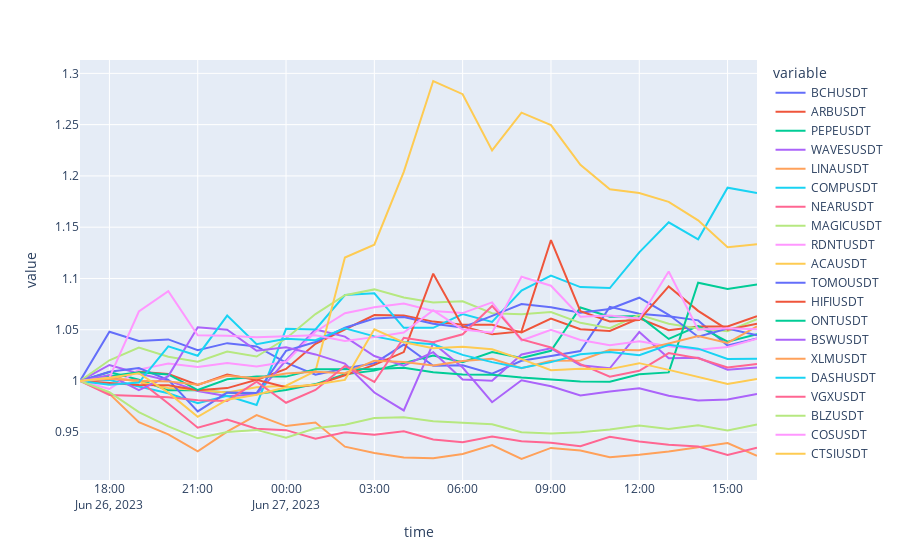
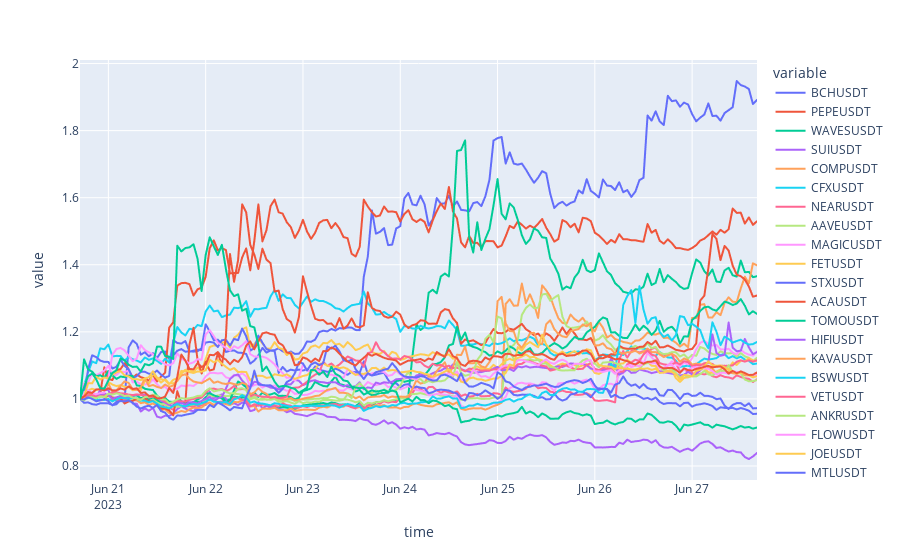

Notebook code for these charts, in order:
### Code cell
day = {k: v[-24:] for k, v in usdt_data.items()}
week = {k: v[(-24*7):] for k, v in usdt_data.items()}
rel_day = calc_relative("BTCUSDT", day)
rel_week = calc_relative("BTCUSDT", week)

diff = (rel_day < 1.05) & (rel_day > 0.95)
rel_day = rel_day.drop(columns=rel_day.columns[diff.all()])

diff = (rel_week < 1.15) & (rel_week > 0.85)
rel_week = rel_week.drop(columns=rel_week.columns[diff.all()])

fig_l = px.line(rel_day, x = rel_day.index, y = rel_day.columns)
fig_r = px.line(rel_week, x = rel_week.index, y = rel_week.columns)

fig_l.show()
fig_r.show()

### Figure 1 — Plotly figure (JSON) as saved in the notebook; plotly's stock layout.template omitted (floating-point values rounded to 4 significant figures)
{"data": [{"hovertemplate": "variable=BCHUSDT<br>time=%{x}<br>value=%{y}<extra></extra>", "legendgroup": "BCHUSDT", "line": {"color": "#636efa", "dash": "solid"}, "marker": {"symbol": "circle"}, "mode": "lines", "name": "BCHUSDT", "orientation": "v", "showlegend": true, "type": "scatter", "x": ["2023-06-26T17:00:00+00:00", "2023-06-26T18:00:00+00:00", "2023-06-26T19:00:00+00:00", "2023-06-26T20:00:00+00:00", "2023-06-26T21:00:00+00:00", "2023-06-26T22:00:00+00:00", "2023-06-26T23:00:00+00:00", "2023-06-27T00:00:00+00:00", "2023-06-27T01:00:00+00:00", "2023-06-27T02:00:00+00:00", "2023-06-27T03:00:00+00:00", "2023-06-27T04:00:00+00:00", "2023-06-27T05:00:00+00:00", "2023-06-27T06:00:00+00:00", "2023-06-27T07:00:00+00:00", "2023-06-27T08:00:00+00:00", "2023-06-27T09:00:00+00:00", "2023-06-27T10:00:00+00:00", "2023-06-27T11:00:00+00:00", "2023-06-27T12:00:00+00:00", "2023-06-27T13:00:00+00:00", "2023-06-27T14:00:00+00:00", "2023-06-27T15:00:00+00:00", "2023-06-27T16:00:00+00:00"], "xaxis": "x", "y": [1, 1.048, 1.039, 1.041, 1.03, 1.037, 1.034, 1.018, 1.006, 1.012, 1.017, 1.036, 1.015, 1.015, 1.007, 1.02, 1.024, 1.029, 1.072, 1.066, 1.063, 1.059, 1.035, 1.041], "yaxis": "y"}, {"hovertemplate": "variable=ARBUSDT<br>time=%{x}<br>value=%{y}<extra></extra>", "legendgroup": "ARBUSDT", "line": {"color": "#EF553B", "dash": "solid"}, "marker": {"symbol": "circle"}, "mode": "lines", "name": "ARBUSDT", "orientation": "v", "showlegend": true, "type": "scatter", "x": ["2023-06-26T17:00:00+00:00", "2023-06-26T18:00:00+00:00", "2023-06-26T19:00:00+00:00", "2023-06-26T20:00:00+00:00", "2023-06-26T21:00:00+00:00", "2023-06-26T22:00:00+00:00", "2023-06-26T23:00:00+00:00", "2023-06-27T00:00:00+00:00", "2023-06-27T01:00:00+00:00", "2023-06-27T02:00:00+00:00", "2023-06-27T03:00:00+00:00", "2023-06-27T04:00:00+00:00", "2023-06-27T05:00:00+00:00", "2023-06-27T06:00:00+00:00", "2023-06-27T07:00:00+00:00", "2023-06-27T08:00:00+00:00", "2023-06-27T09:00:00+00:00", "2023-06-27T10:00:00+00:00", "2023-06-27T11:00:00+00:00", "2023-06-27T12:00:00+00:00", "2023-06-27T13:00:00+00:00", "2023-06-27T14:00:00+00:00", "2023-06-27T15:00:00+00:00", "2023-06-27T16:00:00+00:00"], "xaxis": "x", "y": [1, 1.001, 1.009, 1.007, 0.9962, 1.006, 1.001, 1.012, 1.036, 1.051, 1.064, 1.064, 1.058, 1.055, 1.055, 1.047, 1.061, 1.051, 1.049, 1.061, 1.05, 1.053, 1.053, 1.063], "yaxis": "y"}, {"hovertemplate": "variable=PEPEUSDT<br>time=%{x}<br>value=%{y}<extra></extra>", "legendgroup": "PEPEUSDT", "line": {"color": "#00cc96", "dash": "solid"}, "marker": {"symbol": "circle"}, "mode": "lines", "name": "PEPEUSDT", "orientation": "v", "showlegend": true, "type": "scatter", "x": ["2023-06-26T17:00:00+00:00", "2023-06-26T18:00:00+00:00", "2023-06-26T19:00:00+00:00", "2023-06-26T20:00:00+00:00", "2023-06-26T21:00:00+00:00", "2023-06-26T22:00:00+00:00", "2023-06-26T23:00:00+00:00", "2023-06-27T00:00:00+00:00", "2023-06-27T01:00:00+00:00", "2023-06-27T02:00:00+00:00", "2023-06-27T03:00:00+00:00", "2023-06-27T04:00:00+00:00", "2023-06-27T05:00:00+00:00", "2023-06-27T06:00:00+00:00", "2023-06-27T07:00:00+00:00", "2023-06-27T08:00:00+00:00", "2023-06-27T09:00:00+00:00", "2023-06-27T10:00:00+00:00", "2023-06-27T11:00:00+00:00", "2023-06-27T12:00:00+00:00", "2023-06-27T13:00:00+00:00", "2023-06-27T14:00:00+00:00", "2023-06-27T15:00:00+00:00", "2023-06-27T16:00:00+00:00"], "xaxis": "x", "y": [1, 1.009, 1.001, 0.9909, 0.991, 0.9887, 0.9874, 0.9911, 0.997, 1.007, 1.01, 1.017, 1.025, 1.018, 1.028, 1.022, 1.029, 1.072, 1.063, 1.063, 1.041, 1.054, 1.038, 1.046], "yaxis": "y"}, {"hovertemplate": "variable=WAVESUSDT<br>time=%{x}<br>value=%{y}<extra></extra>", "legendgroup": "WAVESUSDT", "line": {"color": "#ab63fa", "dash": "solid"}, "marker": {"symbol": "circle"}, "mode": "lines", "name": "WAVESUSDT", "orientation": "v", "showlegend": true, "type": "scatter", "x": ["2023-06-26T17:00:00+00:00", "2023-06-26T18:00:00+00:00", "2023-06-26T19:00:00+00:00", "2023-06-26T20:00:00+00:00", "2023-06-26T21:00:00+00:00", "2023-06-26T22:00:00+00:00", "2023-06-26T23:00:00+00:00", "2023-06-27T00:00:00+00:00", "2023-06-27T01:00:00+00:00", "2023-06-27T02:00:00+00:00", "2023-06-27T03:00:00+00:00", "2023-06-27T04:00:00+00:00", "2023-06-27T05:00:00+00:00", "2023-06-27T06:00:00+00:00", "2023-06-27T07:00:00+00:00", "2023-06-27T08:00:00+00:00", "2023-06-27T09:00:00+00:00", "2023-06-27T10:00:00+00:00", "2023-06-27T11:00:00+00:00", "2023-06-27T12:00:00+00:00", "2023-06-27T13:00:00+00:00", "2023-06-27T14:00:00+00:00", "2023-06-27T15:00:00+00:00", "2023-06-27T16:00:00+00:00"], "xaxis": "x", "y": [1, 1.016, 1.007, 1.0, 0.9903, 0.9851, 0.9872, 1.02, 1.05, 1.043, 1.024, 1.015, 1.028, 1.001, 1.0, 1.026, 1.032, 1.015, 1.012, 1.048, 1.022, 1.023, 1.011, 1.013], "yaxis": "y"}, {"hovertemplate": "variable=LINAUSDT<br>time=%{x}<br>value=%{y}<extra></extra>", "legendgroup": "LINAUSDT", "line": {"color": "#FFA15A", "dash": "solid"}, "marker": {"symbol": "circle"}, "mode": "lines", "name": "LINAUSDT", "orientation": "v", "showlegend": true, "type": "scatter", "x": ["2023-06-26T17:00:00+00:00", "2023-06-26T18:00:00+00:00", "2023-06-26T19:00:00+00:00", "2023-06-26T20:00:00+00:00", "2023-06-26T21:00:00+00:00", "2023-06-26T22:00:00+00:00", "2023-06-26T23:00:00+00:00", "2023-06-27T00:00:00+00:00", "2023-06-27T01:00:00+00:00", "2023-06-27T02:00:00+00:00", "2023-06-27T03:00:00+00:00", "2023-06-27T04:00:00+00:00", "2023-06-27T05:00:00+00:00", "2023-06-27T06:00:00+00:00", "2023-06-27T07:00:00+00:00", "2023-06-27T08:00:00+00:00", "2023-06-27T09:00:00+00:00", "2023-06-27T10:00:00+00:00", "2023-06-27T11:00:00+00:00", "2023-06-27T12:00:00+00:00", "2023-06-27T13:00:00+00:00", "2023-06-27T14:00:00+00:00", "2023-06-27T15:00:00+00:00", "2023-06-27T16:00:00+00:00"], "xaxis": "x", "y": [1, 0.9875, 0.9598, 0.948, 0.9315, 0.9506, 0.9667, 0.956, 0.9596, 0.936, 0.9298, 0.9253, 0.9247, 0.9288, 0.9375, 0.9239, 0.9348, 0.9323, 0.9256, 0.928, 0.9313, 0.9357, 0.9394, 0.9271], "yaxis": "y"}, {"hovertemplate": "variable=COMPUSDT<br>time=%{x}<br>value=%{y}<extra></extra>", "legendgroup": "COMPUSDT", "line": {"color": "#19d3f3", "dash": "solid"}, "marker": {"symbol": "circle"}, "mode": "lines", "name": "COMPUSDT", "orientation": "v", "showlegend": true, "type": "scatter", "x": ["2023-06-26T17:00:00+00:00", "2023-06-26T18:00:00+00:00", "2023-06-26T19:00:00+00:00", "2023-06-26T20:00:00+00:00", "2023-06-26T21:00:00+00:00", "2023-06-26T22:00:00+00:00", "2023-06-26T23:00:00+00:00", "2023-06-27T00:00:00+00:00", "2023-06-27T01:00:00+00:00", "2023-06-27T02:00:00+00:00", "2023-06-27T03:00:00+00:00", "2023-06-27T04:00:00+00:00", "2023-06-27T05:00:00+00:00", "2023-06-27T06:00:00+00:00", "2023-06-27T07:00:00+00:00", "2023-06-27T08:00:00+00:00", "2023-06-27T09:00:00+00:00", "2023-06-27T10:00:00+00:00", "2023-06-27T11:00:00+00:00", "2023-06-27T12:00:00+00:00", "2023-06-27T13:00:00+00:00", "2023-06-27T14:00:00+00:00", "2023-06-27T15:00:00+00:00", "2023-06-27T16:00:00+00:00"], "xaxis": "x", "y": [1, 1.001, 0.9947, 0.9881, 0.9783, 0.9857, 0.9767, 1.051, 1.05, 1.084, 1.085, 1.052, 1.052, 1.065, 1.058, 1.088, 1.103, 1.092, 1.091, 1.125, 1.155, 1.138, 1.189, 1.183], "yaxis": "y"}, {"hovertemplate": "variable=NEARUSDT<br>time=%{x}<br>value=%{y}<extra></extra>", "legendgroup": "NEARUSDT", "line": {"color": "#FF6692", "dash": "solid"}, "marker": {"symbol": "circle"}, "mode": "lines", "name": "NEARUSDT", "orientation": "v", "showlegend": true, "type": "scatter", "x": ["2023-06-26T17:00:00+00:00", "2023-06-26T18:00:00+00:00", "2023-06-26T19:00:00+00:00", "2023-06-26T20:00:00+00:00", "2023-06-26T21:00:00+00:00", "2023-06-26T22:00:00+00:00", "2023-06-26T23:00:00+00:00", "2023-06-27T00:00:00+00:00", "2023-06-27T01:00:00+00:00", "2023-06-27T02:00:00+00:00", "2023-06-27T03:00:00+00:00", "2023-06-27T04:00:00+00:00", "2023-06-27T05:00:00+00:00", "2023-06-27T06:00:00+00:00", "2023-06-27T07:00:00+00:00", "2023-06-27T08:00:00+00:00", "2023-06-27T09:00:00+00:00", "2023-06-27T10:00:00+00:00", "2023-06-27T11:00:00+00:00", "2023-06-27T12:00:00+00:00", "2023-06-27T13:00:00+00:00", "2023-06-27T14:00:00+00:00", "2023-06-27T15:00:00+00:00", "2023-06-27T16:00:00+00:00"], "xaxis": "x", "y": [1, 1.002, 1.001, 0.9781, 0.9544, 0.9625, 0.9535, 0.9521, 0.9438, 0.9501, 0.9477, 0.951, 0.943, 0.9403, 0.9458, 0.9412, 0.9398, 0.9364, 0.9455, 0.9409, 0.9378, 0.9362, 0.9278, 0.935], "yaxis": "y"}, {"hovertemplate": "variable=MAGICUSDT<br>time=%{x}<br>value=%{y}<extra></extra>", "legendgroup": "MAGICUSDT", "line": {"color": "#B6E880", "dash": "solid"}, "marker": {"symbol": "circle"}, "mode": "lines", "name": "MAGICUSDT", "orientation": "v", "showlegend": true, "type": "scatter", "x": ["2023-06-26T17:00:00+00:00", "2023-06-26T18:00:00+00:00", "2023-06-26T19:00:00+00:00", "2023-06-26T20:00:00+00:00", "2023-06-26T21:00:00+00:00", "2023-06-26T22:00:00+00:00", "2023-06-26T23:00:00+00:00", "2023-06-27T00:00:00+00:00", "2023-06-27T01:00:00+00:00", "2023-06-27T02:00:00+00:00", "2023-06-27T03:00:00+00:00", "2023-06-27T04:00:00+00:00", "2023-06-27T05:00:00+00:00", "2023-06-27T06:00:00+00:00", "2023-06-27T07:00:00+00:00", "2023-06-27T08:00:00+00:00", "2023-06-27T09:00:00+00:00", "2023-06-27T10:00:00+00:00", "2023-06-27T11:00:00+00:00", "2023-06-27T12:00:00+00:00", "2023-06-27T13:00:00+00:00", "2023-06-27T14:00:00+00:00", "2023-06-27T15:00:00+00:00", "2023-06-27T16:00:00+00:00"], "xaxis": "x", "y": [1, 1.02, 1.033, 1.024, 1.019, 1.029, 1.024, 1.041, 1.065, 1.084, 1.089, 1.082, 1.076, 1.078, 1.066, 1.065, 1.067, 1.057, 1.051, 1.065, 1.056, 1.051, 1.049, 1.06], "yaxis": "y"}, {"hovertemplate": "variable=RDNTUSDT<br>time=%{x}<br>value=%{y}<extra></extra>", "legendgroup": "RDNTUSDT", "line": {"color": "#FF97FF", "dash": "solid"}, "marker": {"symbol": "circle"}, "mode": "lines", "name": "RDNTUSDT", "orientation": "v", "showlegend": true, "type": "scatter", "x": ["2023-06-26T17:00:00+00:00", "2023-06-26T18:00:00+00:00", "2023-06-26T19:00:00+00:00", "2023-06-26T20:00:00+00:00", "2023-06-26T21:00:00+00:00", "2023-06-26T22:00:00+00:00", "2023-06-26T23:00:00+00:00", "2023-06-27T00:00:00+00:00", "2023-06-27T01:00:00+00:00", "2023-06-27T02:00:00+00:00", "2023-06-27T03:00:00+00:00", "2023-06-27T04:00:00+00:00", "2023-06-27T05:00:00+00:00", "2023-06-27T06:00:00+00:00", "2023-06-27T07:00:00+00:00", "2023-06-27T08:00:00+00:00", "2023-06-27T09:00:00+00:00", "2023-06-27T10:00:00+00:00", "2023-06-27T11:00:00+00:00", "2023-06-27T12:00:00+00:00", "2023-06-27T13:00:00+00:00", "2023-06-27T14:00:00+00:00", "2023-06-27T15:00:00+00:00", "2023-06-27T16:00:00+00:00"], "xaxis": "x", "y": [1, 0.9923, 1.011, 1.017, 1.014, 1.018, 1.014, 1.019, 1.048, 1.066, 1.072, 1.075, 1.068, 1.066, 1.077, 1.039, 1.05, 1.04, 1.035, 1.039, 1.034, 1.031, 1.033, 1.041], "yaxis": "y"}, {"hovertemplate": "variable=ACAUSDT<br>time=%{x}<br>value=%{y}<extra></extra>", "legendgroup": "ACAUSDT", "line": {"color": "#FECB52", "dash": "solid"}, "marker": {"symbol": "circle"}, "mode": "lines", "name": "ACAUSDT", "orientation": "v", "showlegend": true, "type": "scatter", "x": ["2023-06-26T17:00:00+00:00", "2023-06-26T18:00:00+00:00", "2023-06-26T19:00:00+00:00", "2023-06-26T20:00:00+00:00", "2023-06-26T21:00:00+00:00", "2023-06-26T22:00:00+00:00", "2023-06-26T23:00:00+00:00", "2023-06-27T00:00:00+00:00", "2023-06-27T01:00:00+00:00", "2023-06-27T02:00:00+00:00", "2023-06-27T03:00:00+00:00", "2023-06-27T04:00:00+00:00", "2023-06-27T05:00:00+00:00", "2023-06-27T06:00:00+00:00", "2023-06-27T07:00:00+00:00", "2023-06-27T08:00:00+00:00", "2023-06-27T09:00:00+00:00", "2023-06-27T10:00:00+00:00", "2023-06-27T11:00:00+00:00", "2023-06-27T12:00:00+00:00", "2023-06-27T13:00:00+00:00", "2023-06-27T14:00:00+00:00", "2023-06-27T15:00:00+00:00", "2023-06-27T16:00:00+00:00"], "xaxis": "x", "y": [1, 1.004, 0.999, 0.9932, 0.9911, 0.9889, 0.9939, 0.9954, 1.01, 1.12, 1.133, 1.204, 1.293, 1.28, 1.225, 1.262, 1.25, 1.211, 1.187, 1.183, 1.175, 1.157, 1.13, 1.133], "yaxis": "y"}, {"hovertemplate": "variable=TOMOUSDT<br>time=%{x}<br>value=%{y}<extra></extra>", "legendgroup": "TOMOUSDT", "line": {"color": "#636efa", "dash": "solid"}, "marker": {"symbol": "circle"}, "mode": "lines", "name": "TOMOUSDT", "orientation": "v", "showlegend": true, "type": "scatter", "x": ["2023-06-26T17:00:00+00:00", "2023-06-26T18:00:00+00:00", "2023-06-26T19:00:00+00:00", "2023-06-26T20:00:00+00:00", "2023-06-26T21:00:00+00:00", "2023-06-26T22:00:00+00:00", "2023-06-26T23:00:00+00:00", "2023-06-27T00:00:00+00:00", "2023-06-27T01:00:00+00:00", "2023-06-27T02:00:00+00:00", "2023-06-27T03:00:00+00:00", "2023-06-27T04:00:00+00:00", "2023-06-27T05:00:00+00:00", "2023-06-27T06:00:00+00:00", "2023-06-27T07:00:00+00:00", "2023-06-27T08:00:00+00:00", "2023-06-27T09:00:00+00:00", "2023-06-27T10:00:00+00:00", "2023-06-27T11:00:00+00:00", "2023-06-27T12:00:00+00:00", "2023-06-27T13:00:00+00:00", "2023-06-27T14:00:00+00:00", "2023-06-27T15:00:00+00:00", "2023-06-27T16:00:00+00:00"], "xaxis": "x", "y": [1, 1.009, 1.013, 1.001, 0.9704, 0.9887, 0.9883, 1.029, 1.038, 1.052, 1.061, 1.062, 1.056, 1.052, 1.064, 1.075, 1.072, 1.066, 1.07, 1.081, 1.065, 1.043, 1.051, 1.044], "yaxis": "y"}, {"hovertemplate": "variable=HIFIUSDT<br>time=%{x}<br>value=%{y}<extra></extra>", "legendgroup": "HIFIUSDT", "line": {"color": "#EF553B", "dash": "solid"}, "marker": {"symbol": "circle"}, "mode": "lines", "name": "HIFIUSDT", "orientation": "v", "showlegend": true, "type": "scatter", "x": ["2023-06-26T17:00:00+00:00", "2023-06-26T18:00:00+00:00", "2023-06-26T19:00:00+00:00", "2023-06-26T20:00:00+00:00", "2023-06-26T21:00:00+00:00", "2023-06-26T22:00:00+00:00", "2023-06-26T23:00:00+00:00", "2023-06-27T00:00:00+00:00", "2023-06-27T01:00:00+00:00", "2023-06-27T02:00:00+00:00", "2023-06-27T03:00:00+00:00", "2023-06-27T04:00:00+00:00", "2023-06-27T05:00:00+00:00", "2023-06-27T06:00:00+00:00", "2023-06-27T07:00:00+00:00", "2023-06-27T08:00:00+00:00", "2023-06-27T09:00:00+00:00", "2023-06-27T10:00:00+00:00", "2023-06-27T11:00:00+00:00", "2023-06-27T12:00:00+00:00", "2023-06-27T13:00:00+00:00", "2023-06-27T14:00:00+00:00", "2023-06-27T15:00:00+00:00", "2023-06-27T16:00:00+00:00"], "xaxis": "x", "y": [1, 0.9983, 0.996, 0.9959, 0.9909, 0.9931, 1.001, 0.994, 0.9962, 1.006, 1.016, 1.028, 1.105, 1.053, 1.046, 1.048, 1.137, 1.068, 1.058, 1.06, 1.092, 1.068, 1.05, 1.056], "yaxis": "y"}, {"hovertemplate": "variable=ONTUSDT<br>time=%{x}<br>value=%{y}<extra></extra>", "legendgroup": "ONTUSDT", "line": {"color": "#00cc96", "dash": "solid"}, "marker": {"symbol": "circle"}, "mode": "lines", "name": "ONTUSDT", "orientation": "v", "showlegend": true, "type": "scatter", "x": ["2023-06-26T17:00:00+00:00", "2023-06-26T18:00:00+00:00", "2023-06-26T19:00:00+00:00", "2023-06-26T20:00:00+00:00", "2023-06-26T21:00:00+00:00", "2023-06-26T22:00:00+00:00", "2023-06-26T23:00:00+00:00", "2023-06-27T00:00:00+00:00", "2023-06-27T01:00:00+00:00", "2023-06-27T02:00:00+00:00", "2023-06-27T03:00:00+00:00", "2023-06-27T04:00:00+00:00", "2023-06-27T05:00:00+00:00", "2023-06-27T06:00:00+00:00", "2023-06-27T07:00:00+00:00", "2023-06-27T08:00:00+00:00", "2023-06-27T09:00:00+00:00", "2023-06-27T10:00:00+00:00", "2023-06-27T11:00:00+00:00", "2023-06-27T12:00:00+00:00", "2023-06-27T13:00:00+00:00", "2023-06-27T14:00:00+00:00", "2023-06-27T15:00:00+00:00", "2023-06-27T16:00:00+00:00"], "xaxis": "x", "y": [1, 1.005, 1.008, 1.006, 0.9912, 1.002, 1.004, 1.004, 1.012, 1.012, 1.012, 1.013, 1.009, 1.006, 1.006, 1.003, 1.001, 0.9996, 0.9993, 1.007, 1.008, 1.096, 1.09, 1.094], "yaxis": "y"}, {"hovertemplate": "variable=BSWUSDT<br>time=%{x}<br>value=%{y}<extra></extra>", "legendgroup": "BSWUSDT", "line": {"color": "#ab63fa", "dash": "solid"}, "marker": {"symbol": "circle"}, "mode": "lines", "name": "BSWUSDT", "orientation": "v", "showlegend": true, "type": "scatter", "x": ["2023-06-26T17:00:00+00:00", "2023-06-26T18:00:00+00:00", "2023-06-26T19:00:00+00:00", "2023-06-26T20:00:00+00:00", "2023-06-26T21:00:00+00:00", "2023-06-26T22:00:00+00:00", "2023-06-26T23:00:00+00:00", "2023-06-27T00:00:00+00:00", "2023-06-27T01:00:00+00:00", "2023-06-27T02:00:00+00:00", "2023-06-27T03:00:00+00:00", "2023-06-27T04:00:00+00:00", "2023-06-27T05:00:00+00:00", "2023-06-27T06:00:00+00:00", "2023-06-27T07:00:00+00:00", "2023-06-27T08:00:00+00:00", "2023-06-27T09:00:00+00:00", "2023-06-27T10:00:00+00:00", "2023-06-27T11:00:00+00:00", "2023-06-27T12:00:00+00:00", "2023-06-27T13:00:00+00:00", "2023-06-27T14:00:00+00:00", "2023-06-27T15:00:00+00:00", "2023-06-27T16:00:00+00:00"], "xaxis": "x", "y": [1, 1.006, 0.9911, 1.005, 1.052, 1.05, 1.03, 1.033, 1.026, 1.017, 0.9887, 0.9713, 1.037, 1.013, 0.9793, 1.001, 0.9949, 0.9858, 0.9898, 0.993, 0.9855, 0.981, 0.9819, 0.9873], "yaxis": "y"}, {"hovertemplate": "variable=XLMUSDT<br>time=%{x}<br>value=%{y}<extra></extra>", "legendgroup": "XLMUSDT", "line": {"color": "#FFA15A", "dash": "solid"}, "marker": {"symbol": "circle"}, "mode": "lines", "name": "XLMUSDT", "orientation": "v", "showlegend": true, "type": "scatter", "x": ["2023-06-26T17:00:00+00:00", "2023-06-26T18:00:00+00:00", "2023-06-26T19:00:00+00:00", "2023-06-26T20:00:00+00:00", "2023-06-26T21:00:00+00:00", "2023-06-26T22:00:00+00:00", "2023-06-26T23:00:00+00:00", "2023-06-27T00:00:00+00:00", "2023-06-27T01:00:00+00:00", "2023-06-27T02:00:00+00:00", "2023-06-27T03:00:00+00:00", "2023-06-27T04:00:00+00:00", "2023-06-27T05:00:00+00:00", "2023-06-27T06:00:00+00:00", "2023-06-27T07:00:00+00:00", "2023-06-27T08:00:00+00:00", "2023-06-27T09:00:00+00:00", "2023-06-27T10:00:00+00:00", "2023-06-27T11:00:00+00:00", "2023-06-27T12:00:00+00:00", "2023-06-27T13:00:00+00:00", "2023-06-27T14:00:00+00:00", "2023-06-27T15:00:00+00:00", "2023-06-27T16:00:00+00:00"], "xaxis": "x", "y": [1, 1.002, 1.0, 0.9996, 0.9965, 1.005, 1.003, 1.007, 1.009, 1.008, 1.02, 1.018, 1.015, 1.019, 1.022, 1.013, 1.02, 1.02, 1.03, 1.03, 1.037, 1.044, 1.037, 1.053], "yaxis": "y"}, {"hovertemplate": "variable=DASHUSDT<br>time=%{x}<br>value=%{y}<extra></extra>", "legendgroup": "DASHUSDT", "line": {"color": "#19d3f3", "dash": "solid"}, "marker": {"symbol": "circle"}, "mode": "lines", "name": "DASHUSDT", "orientation": "v", "showlegend": true, "type": "scatter", "x": ["2023-06-26T17:00:00+00:00", "2023-06-26T18:00:00+00:00", "2023-06-26T19:00:00+00:00", "2023-06-26T20:00:00+00:00", "2023-06-26T21:00:00+00:00", "2023-06-26T22:00:00+00:00", "2023-06-26T23:00:00+00:00", "2023-06-27T00:00:00+00:00", "2023-06-27T01:00:00+00:00", "2023-06-27T02:00:00+00:00", "2023-06-27T03:00:00+00:00", "2023-06-27T04:00:00+00:00", "2023-06-27T05:00:00+00:00", "2023-06-27T06:00:00+00:00", "2023-06-27T07:00:00+00:00", "2023-06-27T08:00:00+00:00", "2023-06-27T09:00:00+00:00", "2023-06-27T10:00:00+00:00", "2023-06-27T11:00:00+00:00", "2023-06-27T12:00:00+00:00", "2023-06-27T13:00:00+00:00", "2023-06-27T14:00:00+00:00", "2023-06-27T15:00:00+00:00", "2023-06-27T16:00:00+00:00"], "xaxis": "x", "y": [1, 0.9963, 0.9985, 1.034, 1.025, 1.064, 1.036, 1.041, 1.04, 1.051, 1.044, 1.038, 1.036, 1.025, 1.018, 1.013, 1.018, 1.026, 1.028, 1.025, 1.035, 1.032, 1.021, 1.022], "yaxis": "y"}, {"hovertemplate": "variable=VGXUSDT<br>time=%{x}<br>value=%{y}<extra></extra>", "legendgroup": "VGXUSDT", "line": {"color": "#FF6692", "dash": "solid"}, "marker": {"symbol": "circle"}, "mode": "lines", "name": "VGXUSDT", "orientation": "v", "showlegend": true, "type": "scatter", "x": ["2023-06-26T17:00:00+00:00", "2023-06-26T18:00:00+00:00", "2023-06-26T19:00:00+00:00", "2023-06-26T20:00:00+00:00", "2023-06-26T21:00:00+00:00", "2023-06-26T22:00:00+00:00", "2023-06-26T23:00:00+00:00", "2023-06-27T00:00:00+00:00", "2023-06-27T01:00:00+00:00", "2023-06-27T02:00:00+00:00", "2023-06-27T03:00:00+00:00", "2023-06-27T04:00:00+00:00", "2023-06-27T05:00:00+00:00", "2023-06-27T06:00:00+00:00", "2023-06-27T07:00:00+00:00", "2023-06-27T08:00:00+00:00", "2023-06-27T09:00:00+00:00", "2023-06-27T10:00:00+00:00", "2023-06-27T11:00:00+00:00", "2023-06-27T12:00:00+00:00", "2023-06-27T13:00:00+00:00", "2023-06-27T14:00:00+00:00", "2023-06-27T15:00:00+00:00", "2023-06-27T16:00:00+00:00"], "xaxis": "x", "y": [1, 0.9864, 0.9854, 0.9842, 0.9813, 0.9806, 0.9994, 0.9788, 0.9913, 1.015, 0.999, 1.042, 1.038, 1.046, 1.073, 1.041, 1.033, 1.016, 1.004, 1.01, 1.027, 1.022, 1.013, 1.016], "yaxis": "y"}, {"hovertemplate": "variable=BLZUSDT<br>time=%{x}<br>value=%{y}<extra></extra>", "legendgroup": "BLZUSDT", "line": {"color": "#B6E880", "dash": "solid"}, "marker": {"symbol": "circle"}, "mode": "lines", "name": "BLZUSDT", "orientation": "v", "showlegend": true, "type": "scatter", "x": ["2023-06-26T17:00:00+00:00", "2023-06-26T18:00:00+00:00", "2023-06-26T19:00:00+00:00", "2023-06-26T20:00:00+00:00", "2023-06-26T21:00:00+00:00", "2023-06-26T22:00:00+00:00", "2023-06-26T23:00:00+00:00", "2023-06-27T00:00:00+00:00", "2023-06-27T01:00:00+00:00", "2023-06-27T02:00:00+00:00", "2023-06-27T03:00:00+00:00", "2023-06-27T04:00:00+00:00", "2023-06-27T05:00:00+00:00", "2023-06-27T06:00:00+00:00", "2023-06-27T07:00:00+00:00", "2023-06-27T08:00:00+00:00", "2023-06-27T09:00:00+00:00", "2023-06-27T10:00:00+00:00", "2023-06-27T11:00:00+00:00", "2023-06-27T12:00:00+00:00", "2023-06-27T13:00:00+00:00", "2023-06-27T14:00:00+00:00", "2023-06-27T15:00:00+00:00", "2023-06-27T16:00:00+00:00"], "xaxis": "x", "y": [1, 0.9891, 0.9697, 0.9557, 0.9441, 0.9503, 0.9523, 0.9446, 0.954, 0.9573, 0.964, 0.9647, 0.9607, 0.959, 0.9578, 0.95, 0.9489, 0.9501, 0.9528, 0.9565, 0.9532, 0.9569, 0.9517, 0.9575], "yaxis": "y"}, {"hovertemplate": "variable=COSUSDT<br>time=%{x}<br>value=%{y}<extra></extra>", "legendgroup": "COSUSDT", "line": {"color": "#FF97FF", "dash": "solid"}, "marker": {"symbol": "circle"}, "mode": "lines", "name": "COSUSDT", "orientation": "v", "showlegend": true, "type": "scatter", "x": ["2023-06-26T17:00:00+00:00", "2023-06-26T18:00:00+00:00", "2023-06-26T19:00:00+00:00", "2023-06-26T20:00:00+00:00", "2023-06-26T21:00:00+00:00", "2023-06-26T22:00:00+00:00", "2023-06-26T23:00:00+00:00", "2023-06-27T00:00:00+00:00", "2023-06-27T01:00:00+00:00", "2023-06-27T02:00:00+00:00", "2023-06-27T03:00:00+00:00", "2023-06-27T04:00:00+00:00", "2023-06-27T05:00:00+00:00", "2023-06-27T06:00:00+00:00", "2023-06-27T07:00:00+00:00", "2023-06-27T08:00:00+00:00", "2023-06-27T09:00:00+00:00", "2023-06-27T10:00:00+00:00", "2023-06-27T11:00:00+00:00", "2023-06-27T12:00:00+00:00", "2023-06-27T13:00:00+00:00", "2023-06-27T14:00:00+00:00", "2023-06-27T15:00:00+00:00", "2023-06-27T16:00:00+00:00"], "xaxis": "x", "y": [1, 1.003, 1.068, 1.088, 1.045, 1.044, 1.043, 1.043, 1.045, 1.039, 1.043, 1.047, 1.069, 1.05, 1.047, 1.102, 1.093, 1.063, 1.064, 1.061, 1.107, 1.05, 1.051, 1.05], "yaxis": "y"}, {"hovertemplate": "variable=CTSIUSDT<br>time=%{x}<br>value=%{y}<extra></extra>", "legendgroup": "CTSIUSDT", "line": {"color": "#FECB52", "dash": "solid"}, "marker": {"symbol": "circle"}, "mode": "lines", "name": "CTSIUSDT", "orientation": "v", "showlegend": true, "type": "scatter", "x": ["2023-06-26T17:00:00+00:00", "2023-06-26T18:00:00+00:00", "2023-06-26T19:00:00+00:00", "2023-06-26T20:00:00+00:00", "2023-06-26T21:00:00+00:00", "2023-06-26T22:00:00+00:00", "2023-06-26T23:00:00+00:00", "2023-06-27T00:00:00+00:00", "2023-06-27T01:00:00+00:00", "2023-06-27T02:00:00+00:00", "2023-06-27T03:00:00+00:00", "2023-06-27T04:00:00+00:00", "2023-06-27T05:00:00+00:00", "2023-06-27T06:00:00+00:00", "2023-06-27T07:00:00+00:00", "2023-06-27T08:00:00+00:00", "2023-06-27T09:00:00+00:00", "2023-06-27T10:00:00+00:00", "2023-06-27T11:00:00+00:00", "2023-06-27T12:00:00+00:00", "2023-06-27T13:00:00+00:00", "2023-06-27T14:00:00+00:00", "2023-06-27T15:00:00+00:00", "2023-06-27T16:00:00+00:00"], "xaxis": "x", "y": [1, 1.003, 1.008, 0.9886, 0.9651, 0.9818, 0.9865, 0.9938, 0.9965, 1.001, 1.05, 1.038, 1.032, 1.033, 1.031, 1.021, 1.011, 1.012, 1.012, 1.017, 1.011, 1.004, 0.9971, 1.002], "yaxis": "y"}], "layout": {"legend": {"title": {"text": "variable"}, "tracegroupgap": 0}, "margin": {"t": 60}, "xaxis": {"anchor": "y", "domain": [0, 1], "title": {"text": "time"}}, "yaxis": {"anchor": "x", "domain": [0, 1], "title": {"text": "value"}}}}

### Figure 2 — Plotly figure (JSON) as saved in the notebook; plotly's stock layout.template omitted (floating-point values rounded to 4 significant figures; data arrays with more than 128 entries replaced by an {"elided": "..."} marker saying what was removed)
{"data": [{"hovertemplate": "variable=BCHUSDT<br>time=%{x}<br>value=%{y}<extra></extra>", "legendgroup": "BCHUSDT", "line": {"color": "#636efa", "dash": "solid"}, "marker": {"symbol": "circle"}, "mode": "lines", "name": "BCHUSDT", "showlegend": true, "type": "scattergl", "x": {"elided": "168 str values"}, "xaxis": "x", "y": {"elided": "168 float values"}, "yaxis": "y"}, {"hovertemplate": "variable=PEPEUSDT<br>time=%{x}<br>value=%{y}<extra></extra>", "legendgroup": "PEPEUSDT", "line": {"color": "#EF553B", "dash": "solid"}, "marker": {"symbol": "circle"}, "mode": "lines", "name": "PEPEUSDT", "showlegend": true, "type": "scattergl", "x": {"elided": "168 str values"}, "xaxis": "x", "y": {"elided": "168 float values"}, "yaxis": "y"}, {"hovertemplate": "variable=WAVESUSDT<br>time=%{x}<br>value=%{y}<extra></extra>", "legendgroup": "WAVESUSDT", "line": {"color": "#00cc96", "dash": "solid"}, "marker": {"symbol": "circle"}, "mode": "lines", "name": "WAVESUSDT", "showlegend": true, "type": "scattergl", "x": {"elided": "168 str values"}, "xaxis": "x", "y": {"elided": "168 float values"}, "yaxis": "y"}, {"hovertemplate": "variable=SUIUSDT<br>time=%{x}<br>value=%{y}<extra></extra>", "legendgroup": "SUIUSDT", "line": {"color": "#ab63fa", "dash": "solid"}, "marker": {"symbol": "circle"}, "mode": "lines", "name": "SUIUSDT", "showlegend": true, "type": "scattergl", "x": {"elided": "168 str values"}, "xaxis": "x", "y": {"elided": "168 float values"}, "yaxis": "y"}, {"hovertemplate": "variable=COMPUSDT<br>time=%{x}<br>value=%{y}<extra></extra>", "legendgroup": "COMPUSDT", "line": {"color": "#FFA15A", "dash": "solid"}, "marker": {"symbol": "circle"}, "mode": "lines", "name": "COMPUSDT", "showlegend": true, "type": "scattergl", "x": {"elided": "168 str values"}, "xaxis": "x", "y": {"elided": "168 float values"}, "yaxis": "y"}, {"hovertemplate": "variable=CFXUSDT<br>time=%{x}<br>value=%{y}<extra></extra>", "legendgroup": "CFXUSDT", "line": {"color": "#19d3f3", "dash": "solid"}, "marker": {"symbol": "circle"}, "mode": "lines", "name": "CFXUSDT", "showlegend": true, "type": "scattergl", "x": {"elided": "168 str values"}, "xaxis": "x", "y": {"elided": "168 float values"}, "yaxis": "y"}, {"hovertemplate": "variable=NEARUSDT<br>time=%{x}<br>value=%{y}<extra></extra>", "legendgroup": "NEARUSDT", "line": {"color": "#FF6692", "dash": "solid"}, "marker": {"symbol": "circle"}, "mode": "lines", "name": "NEARUSDT", "showlegend": true, "type": "scattergl", "x": {"elided": "168 str values"}, "xaxis": "x", "y": {"elided": "168 float values"}, "yaxis": "y"}, {"hovertemplate": "variable=AAVEUSDT<br>time=%{x}<br>value=%{y}<extra></extra>", "legendgroup": "AAVEUSDT", "line": {"color": "#B6E880", "dash": "solid"}, "marker": {"symbol": "circle"}, "mode": "lines", "name": "AAVEUSDT", "showlegend": true, "type": "scattergl", "x": {"elided": "168 str values"}, "xaxis": "x", "y": {"elided": "168 float values"}, "yaxis": "y"}, {"hovertemplate": "variable=MAGICUSDT<br>time=%{x}<br>value=%{y}<extra></extra>", "legendgroup": "MAGICUSDT", "line": {"color": "#FF97FF", "dash": "solid"}, "marker": {"symbol": "circle"}, "mode": "lines", "name": "MAGICUSDT", "showlegend": true, "type": "scattergl", "x": {"elided": "168 str values"}, "xaxis": "x", "y": {"elided": "168 float values"}, "yaxis": "y"}, {"hovertemplate": "variable=FETUSDT<br>time=%{x}<br>value=%{y}<extra></extra>", "legendgroup": "FETUSDT", "line": {"color": "#FECB52", "dash": "solid"}, "marker": {"symbol": "circle"}, "mode": "lines", "name": "FETUSDT", "showlegend": true, "type": "scattergl", "x": {"elided": "168 str values"}, "xaxis": "x", "y": {"elided": "168 float values"}, "yaxis": "y"}, {"hovertemplate": "variable=STXUSDT<br>time=%{x}<br>value=%{y}<extra></extra>", "legendgroup": "STXUSDT", "line": {"color": "#636efa", "dash": "solid"}, "marker": {"symbol": "circle"}, "mode": "lines", "name": "STXUSDT", "showlegend": true, "type": "scattergl", "x": {"elided": "168 str values"}, "xaxis": "x", "y": {"elided": "168 float values"}, "yaxis": "y"}, {"hovertemplate": "variable=ACAUSDT<br>time=%{x}<br>value=%{y}<extra></extra>", "legendgroup": "ACAUSDT", "line": {"color": "#EF553B", "dash": "solid"}, "marker": {"symbol": "circle"}, "mode": "lines", "name": "ACAUSDT", "showlegend": true, "type": "scattergl", "x": {"elided": "168 str values"}, "xaxis": "x", "y": {"elided": "168 float values"}, "yaxis": "y"}, {"hovertemplate": "variable=TOMOUSDT<br>time=%{x}<br>value=%{y}<extra></extra>", "legendgroup": "TOMOUSDT", "line": {"color": "#00cc96", "dash": "solid"}, "marker": {"symbol": "circle"}, "mode": "lines", "name": "TOMOUSDT", "showlegend": true, "type": "scattergl", "x": {"elided": "168 str values"}, "xaxis": "x", "y": {"elided": "168 float values"}, "yaxis": "y"}, {"hovertemplate": "variable=HIFIUSDT<br>time=%{x}<br>value=%{y}<extra></extra>", "legendgroup": "HIFIUSDT", "line": {"color": "#ab63fa", "dash": "solid"}, "marker": {"symbol": "circle"}, "mode": "lines", "name": "HIFIUSDT", "showlegend": true, "type": "scattergl", "x": {"elided": "168 str values"}, "xaxis": "x", "y": {"elided": "168 float values"}, "yaxis": "y"}, {"hovertemplate": "variable=KAVAUSDT<br>time=%{x}<br>value=%{y}<extra></extra>", "legendgroup": "KAVAUSDT", "line": {"color": "#FFA15A", "dash": "solid"}, "marker": {"symbol": "circle"}, "mode": "lines", "name": "KAVAUSDT", "showlegend": true, "type": "scattergl", "x": {"elided": "168 str values"}, "xaxis": "x", "y": {"elided": "168 float values"}, "yaxis": "y"}, {"hovertemplate": "variable=BSWUSDT<br>time=%{x}<br>value=%{y}<extra></extra>", "legendgroup": "BSWUSDT", "line": {"color": "#19d3f3", "dash": "solid"}, "marker": {"symbol": "circle"}, "mode": "lines", "name": "BSWUSDT", "showlegend": true, "type": "scattergl", "x": {"elided": "168 str values"}, "xaxis": "x", "y": {"elided": "168 float values"}, "yaxis": "y"}, {"hovertemplate": "variable=VETUSDT<br>time=%{x}<br>value=%{y}<extra></extra>", "legendgroup": "VETUSDT", "line": {"color": "#FF6692", "dash": "solid"}, "marker": {"symbol": "circle"}, "mode": "lines", "name": "VETUSDT", "showlegend": true, "type": "scattergl", "x": {"elided": "168 str values"}, "xaxis": "x", "y": {"elided": "168 float values"}, "yaxis": "y"}, {"hovertemplate": "variable=ANKRUSDT<br>time=%{x}<br>value=%{y}<extra></extra>", "legendgroup": "ANKRUSDT", "line": {"color": "#B6E880", "dash": "solid"}, "marker": {"symbol": "circle"}, "mode": "lines", "name": "ANKRUSDT", "showlegend": true, "type": "scattergl", "x": {"elided": "168 str values"}, "xaxis": "x", "y": {"elided": "168 float values"}, "yaxis": "y"}, {"hovertemplate": "variable=FLOWUSDT<br>time=%{x}<br>value=%{y}<extra></extra>", "legendgroup": "FLOWUSDT", "line": {"color": "#FF97FF", "dash": "solid"}, "marker": {"symbol": "circle"}, "mode": "lines", "name": "FLOWUSDT", "showlegend": true, "type": "scattergl", "x": {"elided": "168 str values"}, "xaxis": "x", "y": {"elided": "168 float values"}, "yaxis": "y"}, {"hovertemplate": "variable=JOEUSDT<br>time=%{x}<br>value=%{y}<extra></extra>", "legendgroup": "JOEUSDT", "line": {"color": "#FECB52", "dash": "solid"}, "marker": {"symbol": "circle"}, "mode": "lines", "name": "JOEUSDT", "showlegend": true, "type": "scattergl", "x": {"elided": "168 str values"}, "xaxis": "x", "y": {"elided": "168 float values"}, "yaxis": "y"}, {"hovertemplate": "variable=MTLUSDT<br>time=%{x}<br>value=%{y}<extra></extra>", "legendgroup": "MTLUSDT", "line": {"color": "#636efa", "dash": "solid"}, "marker": {"symbol": "circle"}, "mode": "lines", "name": "MTLUSDT", "showlegend": true, "type": "scattergl", "x": {"elided": "168 str values"}, "xaxis": "x", "y": {"elided": "168 float values"}, "yaxis": "y"}, {"hovertemplate": "variable=FLOKIUSDT<br>time=%{x}<br>value=%{y}<extra></extra>", "legendgroup": "FLOKIUSDT", "line": {"color": "#EF553B", "dash": "solid"}, "marker": {"symbol": "circle"}, "mode": "lines", "name": "FLOKIUSDT", "showlegend": true, "type": "scattergl", "x": {"elided": "168 str values"}, "xaxis": "x", "y": {"elided": "168 float values"}, "yaxis": "y"}, {"hovertemplate": "variable=FLMUSDT<br>time=%{x}<br>value=%{y}<extra></extra>", "legendgroup": "FLMUSDT", "line": {"color": "#00cc96", "dash": "solid"}, "marker": {"symbol": "circle"}, "mode": "lines", "name": "FLMUSDT", "showlegend": true, "type": "scattergl", "x": {"elided": "168 str values"}, "xaxis": "x", "y": {"elided": "168 float values"}, "yaxis": "y"}], "layout": {"legend": {"title": {"text": "variable"}, "tracegroupgap": 0}, "margin": {"t": 60}, "xaxis": {"anchor": "y", "domain": [0, 1], "title": {"text": "time"}}, "yaxis": {"anchor": "x", "domain": [0, 1], "title": {"text": "value"}}}}
